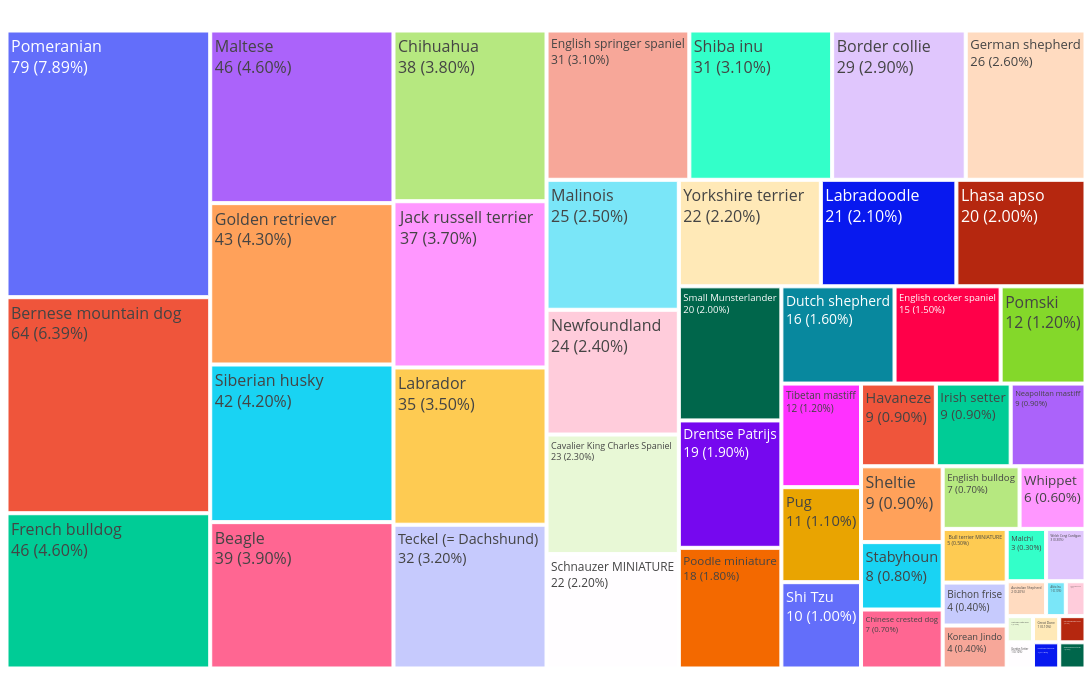

Notebook code for this chart:
### Markdown cell above
### BREED

### Code cell
print(deciduous_dogs["BREED"].unique())

print(deciduous_dogs['BREED'].value_counts()[:10])

# Create the treemap
fig = px.treemap(data_frame=deciduous_dogs, path=['BREED'], width=1200, height=700)
# Calculate the percentage dynamically for each segment
fig.update_traces(
    texttemplate="%{label}<br>%{value} (%{percentEntry:.2%})",
    textinfo="label+value"
)
# Adjust layout and font size
fig.update_layout(margin=dict(t=0, l=0, r=0, b=25))
fig.update_traces(textfont_size=16)
# Show the plot
fig.show()

### Figure 1 — Plotly figure (JSON) as saved in the notebook; plotly's stock layout.template omitted (floating-point values rounded to 4 significant figures)
{"data": [{"branchvalues": "total", "domain": {"x": [0, 1], "y": [0, 1]}, "hovertemplate": "labels=%{label}<br>count=%{value}<br>parent=%{parent}<br>id=%{id}<extra></extra>", "ids": [" Bull terrier MINIATURE", "Akita Inu", "American Staffordshire Terrier", "Australian Cattle Dog", "Australian Shepherd", "Beagle", "Bernese mountain dog", "Bichon frise", "Border collie", "Cavalier King Charles Spaniel ", "Chihuahua", "Chinese crested dog", "Drentse Patrijs", "Dutch shepherd", "English bulldog", "English cocker spaniel", "English springer spaniel", "French bulldog ", "German shepherd", "Golden retriever", "Gordon Setter", "Great Dane", "Havaneze", "Irish setter", "Jack russell terrier", "Korean Jindo", "Labradoodle", "Labrador", "Lhasa apso", "Malchi", "Malinois", "Maltese ", "Neapolitan mastiff", "Newfoundland", "Pomeranian ", "Pomski", "Poodle miniature", "Pug", "Schnauzer MINIATURE", "Scottish terrier", "Sheltie", "Shi Tzu", "Shiba inu", "Siberian husky", "Small Munsterlander", "Soft coated wheaten terrier", "Stabyhoun", "Staffordshire bull terrier", "Teckel (= Dachshund) ", "Tibetan mastiff", "Welsh Corgi Cardigan", "Whippet", "Yorkshire terrier"], "labels": [" Bull terrier MINIATURE", "Akita Inu", "American Staffordshire Terrier", "Australian Cattle Dog", "Australian Shepherd", "Beagle", "Bernese mountain dog", "Bichon frise", "Border collie", "Cavalier King Charles Spaniel ", "Chihuahua", "Chinese crested dog", "Drentse Patrijs", "Dutch shepherd", "English bulldog", "English cocker spaniel", "English springer spaniel", "French bulldog ", "German shepherd", "Golden retriever", "Gordon Setter", "Great Dane", "Havaneze", "Irish setter", "Jack russell terrier", "Korean Jindo", "Labradoodle", "Labrador", "Lhasa apso", "Malchi", "Malinois", "Maltese ", "Neapolitan mastiff", "Newfoundland", "Pomeranian ", "Pomski", "Poodle miniature", "Pug", "Schnauzer MINIATURE", "Scottish terrier", "Sheltie", "Shi Tzu", "Shiba inu", "Siberian husky", "Small Munsterlander", "Soft coated wheaten terrier", "Stabyhoun", "Staffordshire bull terrier", "Teckel (= Dachshund) ", "Tibetan mastiff", "Welsh Corgi Cardigan", "Whippet", "Yorkshire terrier"], "name": "", "parents": ["", "", "", "", "", "", "", "", "", "", "", "", "", "", "", "", "", "", "", "", "", "", "", "", "", "", "", "", "", "", "", "", "", "", "", "", "", "", "", "", "", "", "", "", "", "", "", "", "", "", "", "", ""], "textfont": {"size": 16}, "textinfo": "label+value", "texttemplate": "%{label}<br>%{value} (%{percentEntry:.2%})", "type": "treemap", "values": [5, 1, 1, 1, 2, 39, 64, 4, 29, 23, 38, 7, 19, 16, 7, 15, 31, 46, 26, 43, 1, 1, 9, 9, 37, 4, 21, 35, 20, 3, 25, 46, 9, 24, 79, 12, 18, 11, 22, 1, 9, 10, 31, 42, 20, 1, 8, 1, 32, 12, 3, 6, 22]}], "layout": {"height": 700, "legend": {"tracegroupgap": 0}, "margin": {"b": 25, "l": 0, "r": 0, "t": 0}, "width": 1200}}
